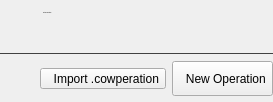
            <widget class="QWidget" name="customOperationsPage">
             <layout class="QVBoxLayout" name="verticalLayout_20">
              <property name="leftMargin">
               <number>0</number>
              </property>
              <property name="topMargin">
               <number>0</number>
              </property>
              <property name="rightMargin">
               <number>0</number>
              </property>
              <property name="bottomMargin">
               <number>0</number>
              </property>
              <item>
               <widget class="QWidget" name="horizontalWidget_7" native="true">
                <layout class="QHBoxLayout" name="horizontalLayout_22">
                 <property name="spacing">
                  <number>10</number>
                 </property>
                 <property name="leftMargin">
                  <number>0</number>
                 </property>
                 <property name="topMargin">
                  <number>9</number>
                 </property>
                 <property name="rightMargin">
                  <number>0</number>
                 </property>
                 <property name="bottomMargin">
                  <number>9</number>
                 </property>
                 <item>
                  <widget class="QToolButton" name="toolButton_12">
                   <property name="enabled">
                    <bool>false</bool>
                   </property>
                   <property name="styleSheet">
                    <string notr="true">QToolButton {
	icon-size: 24px;
	background-color: transparent;
	padding-left: 0px;
	padding-right: 5px;
	border-radius: 0px;
}</string>
                   </property>
                   <property name="icon">
                    <iconset>
                     <normaloff>:/icon/pencil.svg</normaloff>:/icon/pencil.svg</iconset>
                   </property>
                   <property name="iconSize">
                    <size>
                     <width>25</width>
                     <height>25</height>
                    </size>
                   </property>
                  </widget>
                 </item>
                 <item>
                  <widget class="QWidget" name="verticalWidget_6" native="true">
                   <layout class="QVBoxLayout" name="verticalLayout_18">
                    <property name="spacing">
                     <number>6</number>
                    </property>
                    <property name="leftMargin">
                     <number>0</number>
                    </property>
                    <property name="topMargin">
                     <number>0</number>
                    </property>
                    <property name="rightMargin">
                     <number>0</number>
                    </property>
                    <property name="bottomMargin">
                     <number>0</number>
                    </property>
                    <item>
                     <widget class="QLabel" name="customOperationsLbl">
                      <property name="font">
                       <font>
                        <pointsize>-1</pointsize>
                        <bold>false</bold>
                       </font>
                      </property>
                      <property name="text">
                       <string>Custom Operations</string>
                      </property>
                     </widget>
                    </item>
                    <item>
                     <widget class="QLabel" name="label_14">
                      <property name="text">
                       <string/>
                      </property>
                     </widget>
                    </item>
                   </layout>
                  </widget>
                 </item>
                 <item>
                  <spacer name="horizontalSpacer_9">
                   <property name="orientation">
                    <enum>Qt::Horizontal</enum>
                   </property>
                   <property name="sizeHint" stdset="0">
                    <size>
                     <width>40</width>
                     <height>20</height>
                    </size>
                   </property>
                  </spacer>
                 </item>
                </layout>
               </widget>
              </item>
              <item>
               <widget class="Line" name="line_14">
                <property name="styleSheet">
                 <string notr="true">QFrame {
	color: #414141;
}</string>
                </property>
                <property name="frameShadow">
                 <enum>QFrame::Plain</enum>
                </property>
                <property name="orientation">
                 <enum>Qt::Horizontal</enum>
                </property>
               </widget>
              </item>
              <item>
               <widget class="QWidget" name="customOperationsPageContent" native="true">
                <property name="enabled">
                 <bool>true</bool>
                </property>
                <layout class="QVBoxLayout" name="verticalLayout_19">
                 <property name="leftMargin">
                  <number>0</number>
                 </property>
                 <property name="topMargin">
                  <number>0</number>
                 </property>
                 <property name="rightMargin">
                  <number>0</number>
                 </property>
                 <property name="bottomMargin">
                  <number>0</number>
                 </property>
                 <item>
                  <layout class="QHBoxLayout" name="customOpsTopBtns">
                   <property name="spacing">
                    <number>-1</number>
                   </property>
                   <property name="bottomMargin">
                    <number>0</number>
                   </property>
                   <item>
                    <spacer name="horizontalSpacer_17">
                     <property name="orientation">
                      <enum>Qt::Horizontal</enum>
                     </property>
                     <property name="sizeHint" stdset="0">
                      <size>
                       <width>40</width>
                       <height>20</height>
                      </size>
                     </property>
                    </spacer>
                   </item>
                   <item alignment="Qt::AlignLeft">
                    <widget class="QToolButton" name="importOperationBtn">
                     <property name="enabled">
                      <bool>true</bool>
                     </property>
                     <property name="text">
                      <string>  Import .cowperation</string>
                     </property>
                     <property name="icon">
                      <iconset>
                       <normaloff>:/icon/import.svg</normaloff>:/icon/import.svg</iconset>
                     </property>
                     <property name="iconSize">
                      <size>
                       <width>20</width>
                       <height>20</height>
                      </size>
                     </property>
                     <property name="toolButtonStyle">
                      <enum>Qt::ToolButtonTextBesideIcon</enum>
                     </property>
                    </widget>
                   </item>
                   <item alignment="Qt::AlignLeft">
                    <widget class="QToolButton" name="newOperationBtn">
                     <property name="enabled">
                      <bool>true</bool>
                     </property>
                     <property name="sizePolicy">
                      <sizepolicy hsizetype="Expanding" vsizetype="Fixed">
                       <horstretch>0</horstretch>
                       <verstretch>0</verstretch>
                      </sizepolicy>
                     </property>
                     <property name="minimumSize">
                      <size>
                       <width>0</width>
                       <height>35</height>
                      </size>
                     </property>
                     <property name="text">
                      <string>  New Operation</string>
                     </property>
                     <property name="icon">
                      <iconset>
                       <normaloff>:/icon/plus.svg</normaloff>:/icon/plus.svg</iconset>
                     </property>
                     <property name="iconSize">
                      <size>
                       <width>16</width>
                       <height>16</height>
                      </size>
                     </property>
                     <property name="checkable">
                      <bool>false</bool>
                     </property>
                     <property name="autoExclusive">
                      <bool>true</bool>
                     </property>
                     <property name="toolButtonStyle">
                      <enum>Qt::ToolButtonTextBesideIcon</enum>
                     </property>
                    </widget>
                   </item>
                  </layout>
                 </item>
                 <item>
                  <widget class="QWidget" name="operationsCnt" native="true">
                   <property name="enabled">
                    <bool>true</bool>
                   </property>
                   <property name="sizePolicy">
                    <sizepolicy hsizetype="Expanding" vsizetype="Expanding">
                     <horstretch>0</horstretch>
                     <verstretch>0</verstretch>
                    </sizepolicy>
                   </property>
                  </widget>
                 </item>
                </layout>
               </widget>
              </item>
             </layout>
            </widget>
